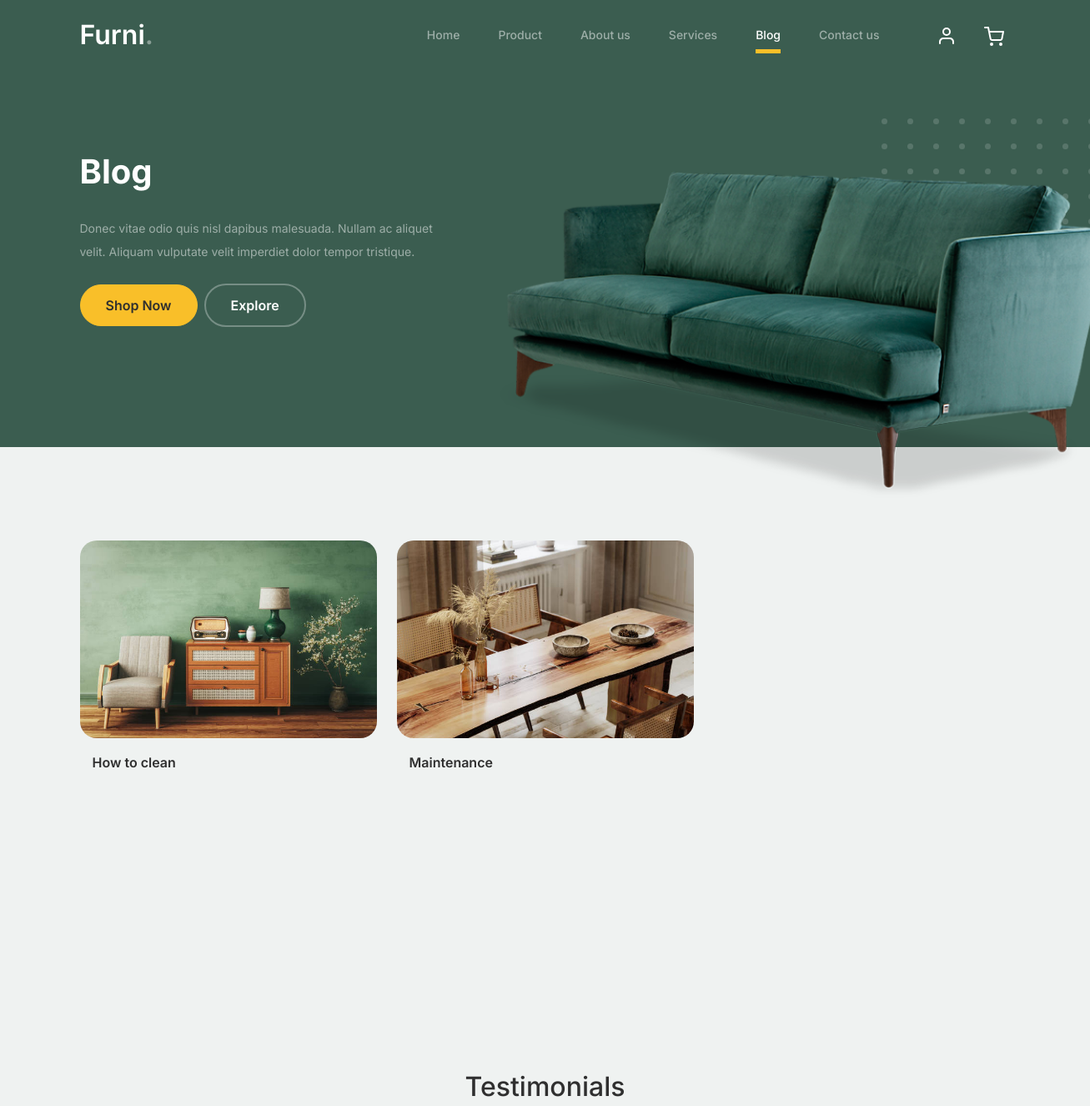
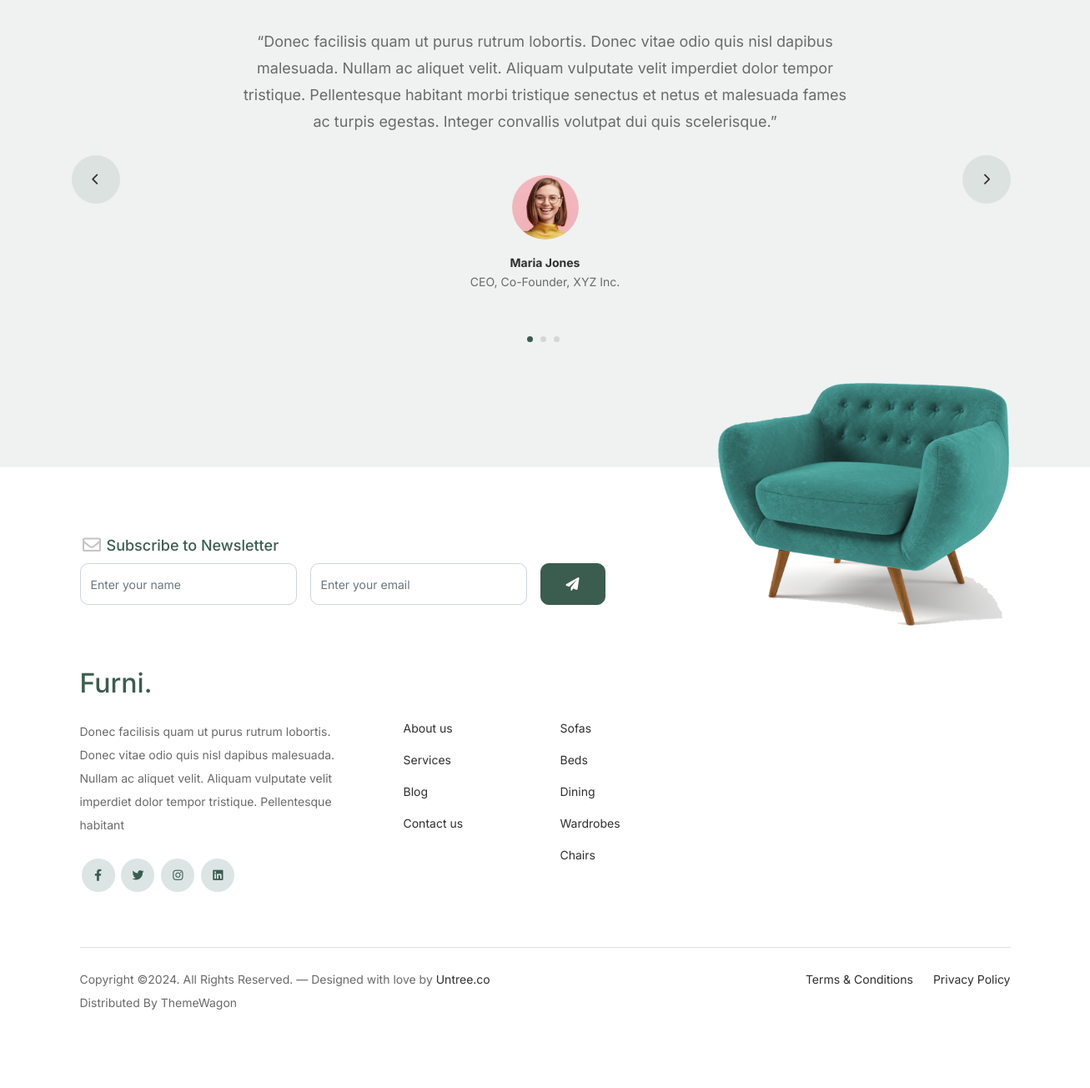
Page /blog_page/ on the committed database (2 pictures, top to bottom).
### FurnitureApp/models.py (models this page shows)
class BlogDb(models.Model):
    Heading = models.CharField(max_length=50,null=True,blank=True)
    BImage = models.ImageField(upload_to="blog_img",null=True,blank=True)

class FurnitureDb(models.Model):
    Category = models.CharField(max_length=50,null=True,blank=True)
    Description = models.TextField(max_length=50,null=True,blank=True)
    Image = models.ImageField(upload_to="cat_img",null=True,blank=True)

### WebApp/views.py (the view)
# urls.py: path('blog_page/',views.blog_page,name="blog_page"),
def blog_page(request):
    data = BlogDb.objects.all()
    categories = FurnitureDb.objects.all()
    return render(request,"Blog.html",{'data':data,'categories':categories})

### WebApp/templates/Blog.html (shortened to what this page needs)
<!doctype html>
{% load static %}
<html lang="en">
<head>
		<link href="{% static 'web/css/bootstrap.min.css' %}" rel="stylesheet">
		<link href="https://cdnjs.cloudflare.com/ajax/libs/font-awesome/6.0.0-beta3/css/all.min.css" rel="stylesheet">
		<link href="{% static 'web/css/tiny-slider.css' %}" rel="stylesheet">
		<link href="{% static 'web/css/style.css' %}" rel="stylesheet">
	</head>
	<body>
		<nav class="custom-navbar navbar navbar navbar-expand-md navbar-dark bg-dark" arial-label="Furni navigation bar">
			<div class="container">
				<a class="navbar-brand" href="{% url 'home' %}">Furni<span>.</span></a>
				<div class="collapse navbar-collapse" id="navbarsFurni">
					<ul class="custom-navbar-nav navbar-nav ms-auto mb-2 mb-md-0">
						<li class="nav-item">
							<a class="nav-link" href="{% url 'home' %}">Home</a>
						</li>
						<li><a class="nav-link" href="{% url 'product_page' %}">Product</a></li>
						<li><a class="nav-link" href="{% url 'about_page' %}">About us</a></li>
						<li><a class="nav-link" href="services.html">Services</a></li>
						<li class="active"><a class="nav-link" href="{% url 'blog_page' %}">Blog</a></li>
						<li><a class="nav-link" href="{% url 'contact_page' %}">Contact us</a></li>
					</ul>
					<ul class="custom-navbar-cta navbar-nav mb-2 mb-md-0 ms-5">
						<li><a class="nav-link" href="{% url 'login_page' %}"><img src="{% static 'web/images/user.svg' %}"></a></li>
						<li><a class="nav-link" href="cart.html"><img src="{% static 'web/images/cart.svg' %}"></a></li>
					</ul>
				</div>
			</div>
		</nav>
			<div class="hero">
				<div class="container">
					<div class="row justify-content-between">
						<div class="col-lg-5">
							<div class="intro-excerpt">
								<h1>Blog</h1>
								<p class="mb-4">Donec vitae odio quis nisl dapibus malesuada. Nullam ac aliquet velit. Aliquam vulputate velit imperdiet dolor tempor tristique.</p>
								<p><a href="" class="btn btn-secondary me-2">Shop Now</a><a href="#" class="btn btn-white-outline">Explore</a></p>
							</div>
						</div>
						<div class="col-lg-7">
							<div class="hero-img-wrap">
								<img src="{% static 'web/images/couch.png' %}" class="img-fluid">
							</div>
						</div>
					</div>
				</div>
			</div>
		<div class="blog-section">
			<div class="container">
				<div class="row">
					{% for i in data %}
					<div class="col-12 col-sm-6 col-md-4 mb-5">
						<div class="post-entry">
							<a href="#" class="post-thumbnail"><img src="{{i.BImage.url}}" alt="Image" class="img-fluid"></a>
							<div class="post-content-entry">
								<h3><a href="#">{{i.Heading}}</a></h3>
							</div>
						</div>
					</div>
					{% endfor %}
				</div>
			</div>
		</div>
		<div class="testimonial-section before-footer-section">
			<div class="container">
				<div class="row">
					<div class="col-lg-7 mx-auto text-center">
						<h2 class="section-title">Testimonials</h2>
					</div>
				</div>
				<div class="row justify-content-center">
					<div class="col-lg-12">
						<div class="testimonial-slider-wrap text-center">
							<div id="testimonial-nav">
								<span class="prev" data-controls="prev"><span class="fa fa-chevron-left"></span></span>
								<span class="next" data-controls="next"><span class="fa fa-chevron-right"></span></span>
							</div>
							<div class="testimonial-slider">
								<div class="item">
									<div class="row justify-content-center">
										<div class="col-lg-8 mx-auto">
											<div class="testimonial-block text-center">
												<blockquote class="mb-5">
													<p>&ldquo;Donec facilisis quam ut purus rutrum lobortis. Donec vitae odio quis nisl dapibus malesuada. Nullam ac aliquet velit. Aliquam vulputate velit imperdiet dolor tempor tristique. Pellentesque habitant morbi tristique senectus et netus et malesuada fames ac turpis egestas. Integer convallis volutpat dui quis scelerisque.&rdquo;</p>
												</blockquote>
												<div class="author-info">
													<div class="author-pic">
														<img src="{% static 'web/images/person-1.png' %}" alt="Maria Jones" class="img-fluid">
													</div>
													<h3 class="font-weight-bold">Maria Jones</h3>
													<span class="position d-block mb-3">CEO, Co-Founder, XYZ Inc.</span>
												</div>
											</div>
										</div>
									</div>
								</div>
								<div class="item">
									<div class="row justify-content-center">
									</div>
								</div>
								<div class="item">
									<div class="row justify-content-center">
									</div>
								</div>
							</div>
						</div>
					</div>
				</div>
			</div>
		</div>
              <footer class="footer-section">
			<div class="container relative">
				<div class="sofa-img">
					<img src="{% static 'web/images/sofa.png' %}" alt="Image" class="img-fluid">
				</div>
				<div class="row">
					<div class="col-lg-8">
						<div class="subscription-form">
							<h3 class="d-flex align-items-center"><span class="me-1"><img src="{% static 'web/images/envelope-outline.svg' %}" alt="Image" class="img-fluid"></span><span>Subscribe to Newsletter</span></h3>
							<form action="#" class="row g-3">
								<div class="col-auto">
									<input type="text" class="form-control" placeholder="Enter your name">
								</div>
								<div class="col-auto">
									<input type="email" class="form-control" placeholder="Enter your email">
								</div>
								<div class="col-auto">
									<button class="btn btn-primary">
										<span class="fa fa-paper-plane"></span>
									</button>
								</div>
							</form>
						</div>
					</div>
				</div>
				<div class="row g-5 mb-5">
					<div class="col-lg-4">
						<div class="mb-4 footer-logo-wrap"><a href="{% url 'home' %}" class="footer-logo">Furni<span>.</span></a></div>
						<p class="mb-4">Donec facilisis quam ut purus rutrum lobortis. Donec vitae odio quis nisl dapibus malesuada. Nullam ac aliquet velit. Aliquam vulputate velit imperdiet dolor tempor tristique. Pellentesque habitant</p>
						<ul class="list-unstyled custom-social">
							<li><a href="#"><span class="fa fa-brands fa-facebook-f"></span></a></li>
							<li><a href="#"><span class="fa fa-brands fa-twitter"></span></a></li>
							<li><a href="#"><span class="fa fa-brands fa-instagram"></span></a></li>
							<li><a href="#"><span class="fa fa-brands fa-linkedin"></span></a></li>
						</ul>
					</div>
					<div class="col-lg-8">
						<div class="row links-wrap">
							<div class="col-6 col-sm-6 col-md-3">
								<ul class="list-unstyled">
									<li><a href="{% url 'about_page' %}">About us</a></li>
									<li><a href="#">Services</a></li>
									<li><a href="{% url 'blog_page' %}">Blog</a></li>
									<li><a href="{% url 'contact_page' %}">Contact us</a></li>
								</ul>
							</div>
							<div class="col-6 col-sm-6 col-md-3">
								<ul class="list-unstyled">
									{% for i in categories %}
									<li><a href="{% url 'filter_products' cat_name=i.Category %}">{{i.Category}}</a></li>
									{% endfor %}
								</ul>
							</div>
						</div>
					</div>
				</div>
				<div class="border-top copyright">
					<div class="row pt-4">
						<div class="col-lg-6">
							<p class="mb-2 text-center text-lg-start">Copyright &copy;. All Rights Reserved. &mdash; Designed with love by <a href="#">Untree.co</a> Distributed By <a hreff="#">ThemeWagon</a>
            </p>
						</div>
						<div class="col-lg-6 text-center text-lg-end">
							<ul class="list-unstyled d-inline-flex ms-auto">
								<li class="me-4"><a href="#">Terms &amp; Conditions</a></li>
								<li><a href="#">Privacy Policy</a></li>
							</ul>
						</div>
					</div>
				</div>
			</div>
		</footer>
	</body>
</html>

### WebApp/static/web/css/tiny-slider.css (style rules this page uses)
.tns-slider { -webkit-transition:all 0s;-moz-transition:all 0s;transition:all 0s }
.tns-slider>.tns-item { -webkit-box-sizing:border-box;-moz-box-sizing:border-box;box-sizing:border-box }
.tns-horizontal.tns-subpixel { white-space:nowrap }
.tns-horizontal.tns-subpixel>.tns-item { display:inline-block;vertical-align:top;white-space:normal }

### rows in the picture
BlogDb: BImage (picture), Heading "How to clean"
BlogDb: BImage (picture), Heading "Maintenance"
FurnitureDb: Category "Sofas"
FurnitureDb: Category "Beds"
FurnitureDb: Category "Dining"
FurnitureDb: Category "Wardrobes"
FurnitureDb: Category "Chairs"
